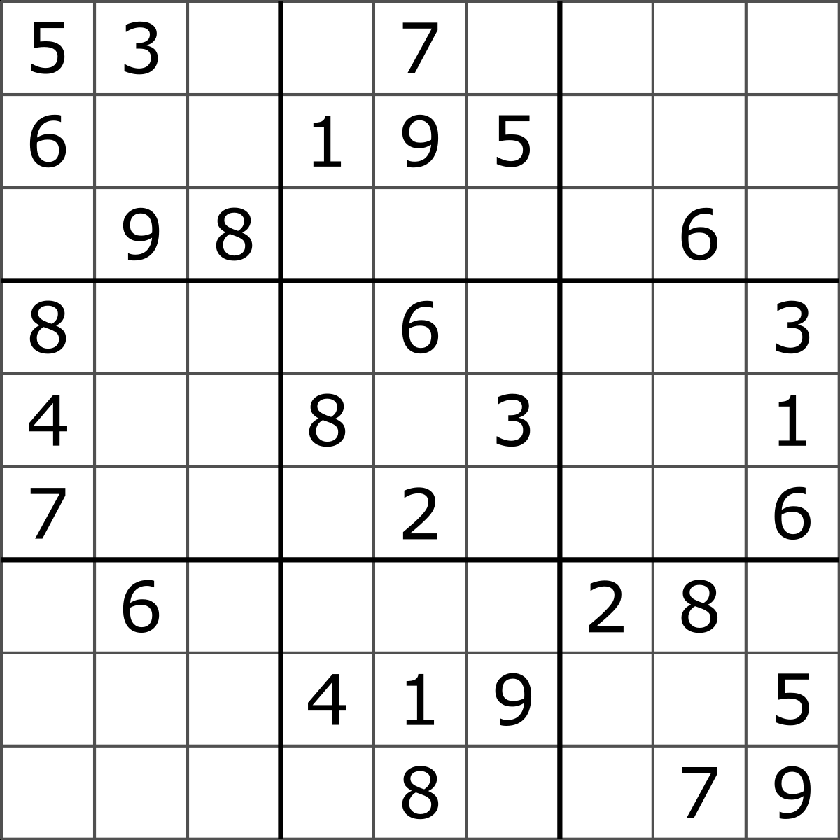
#> input picture opencv/object detection/obj_detection_basics/suduko.png, 840 x 840 px, shrunk from 1200 x 1200 before the run, found by its file name
$ python image_gradient.py   (older library calls are emulated)
#> lines starting #> are read from the running program, lines starting #| are printed output that depends on the picture
#image gradient  and edge detection
#an image gradient is a directional change in the intesity or color in an image
import cv2
import numpy as np
import matplotlib.pyplot as plt
img = cv2.imread("object detection/suduko.png",cv2.IMREAD_GRAYSCALE)
#> img is the input picture: shape (840, 840); min 0, max 255, mean 231.9

#laplacian method to find out laplacian gradient of image
lap = cv2.Laplacian(img,cv2.CV_64F,ksize=3)
lap = np.uint8(np.absolute(lap))
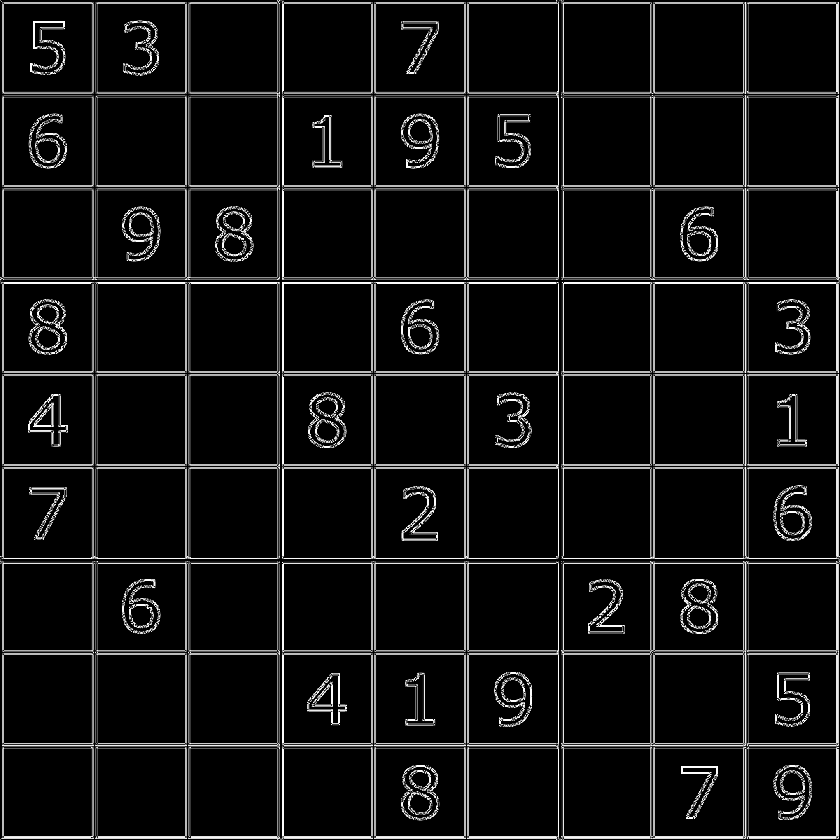
#> lap: shape (840, 840); min 0, max 254, mean 19.1

#sobelX change in direction in intensity is in X axis
sobelx = cv2.Sobel(img,cv2.CV_64F,1,0)
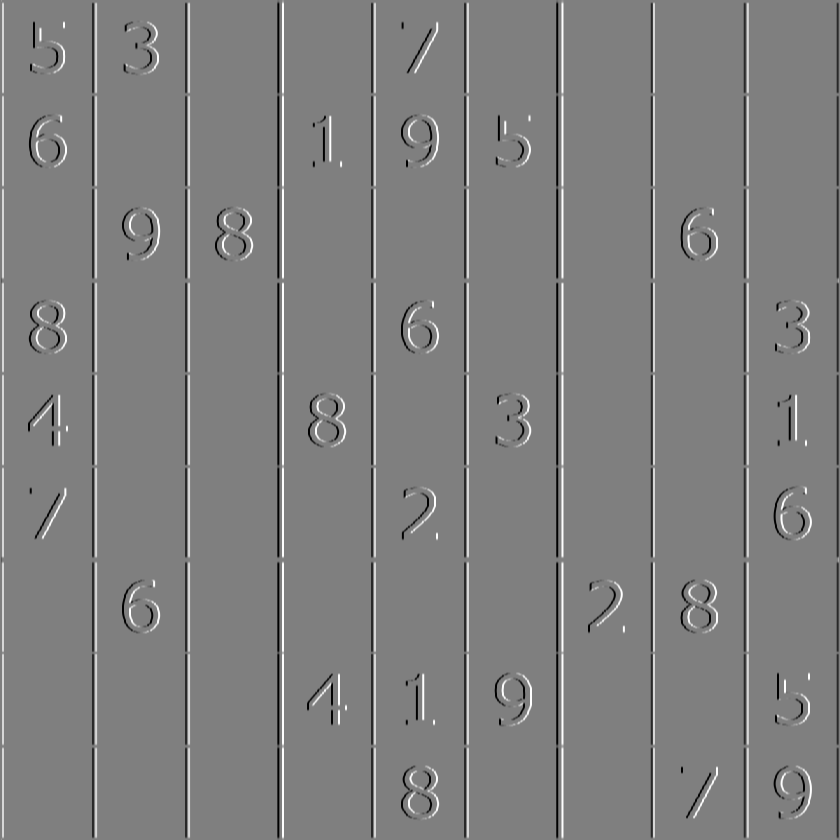
#> sobelx: shape (840, 840) float64; min -1020, max 1020, mean 0; drawn with min black and max white
sobelx = np.uint8(np.absolute(sobelx))
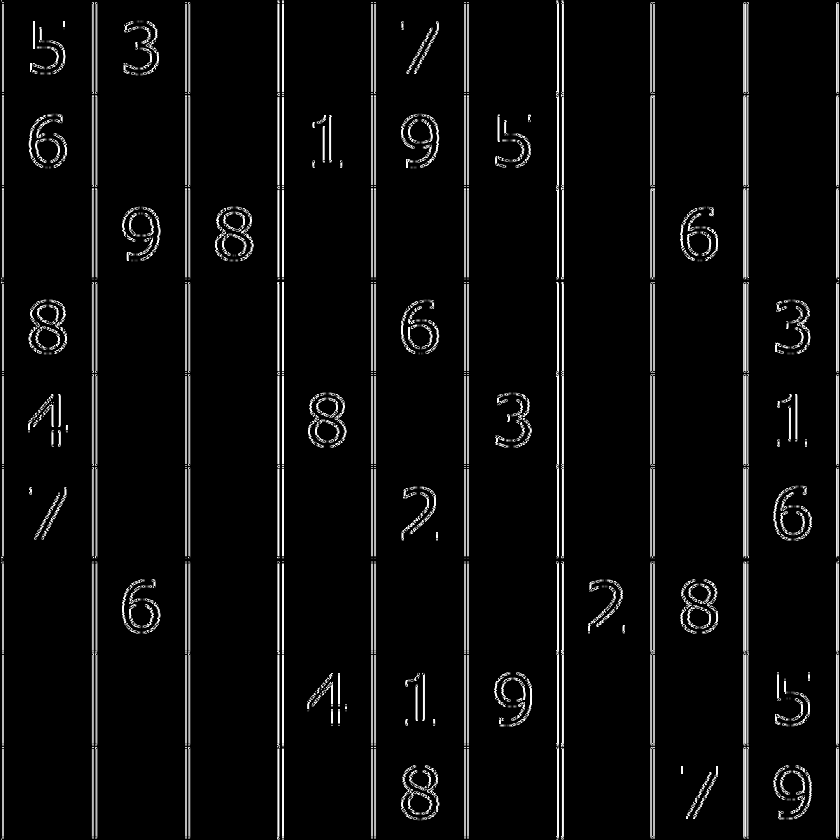
#> sobelx: shape (840, 840); min 0, max 255, mean 12.8

#sobely change in direction in intensity is in y axis
sobely = cv2.Sobel(img,cv2.CV_64F,0,1)
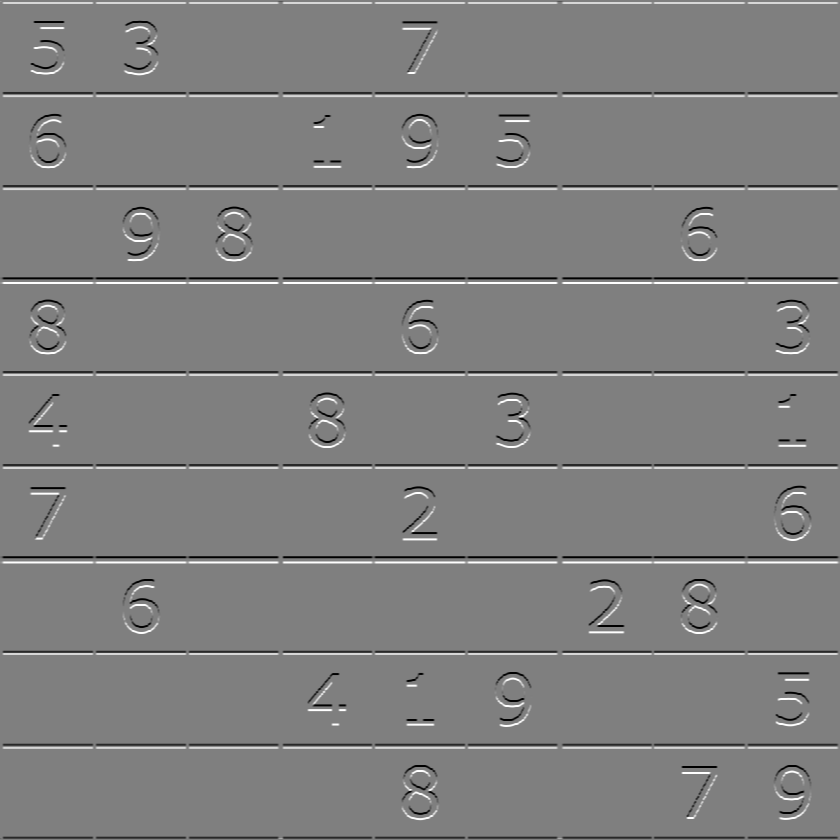
#> sobely: shape (840, 840) float64; min -1020, max 1020, mean 0; drawn with min black and max white
sobely = np.uint8(np.absolute(sobely))
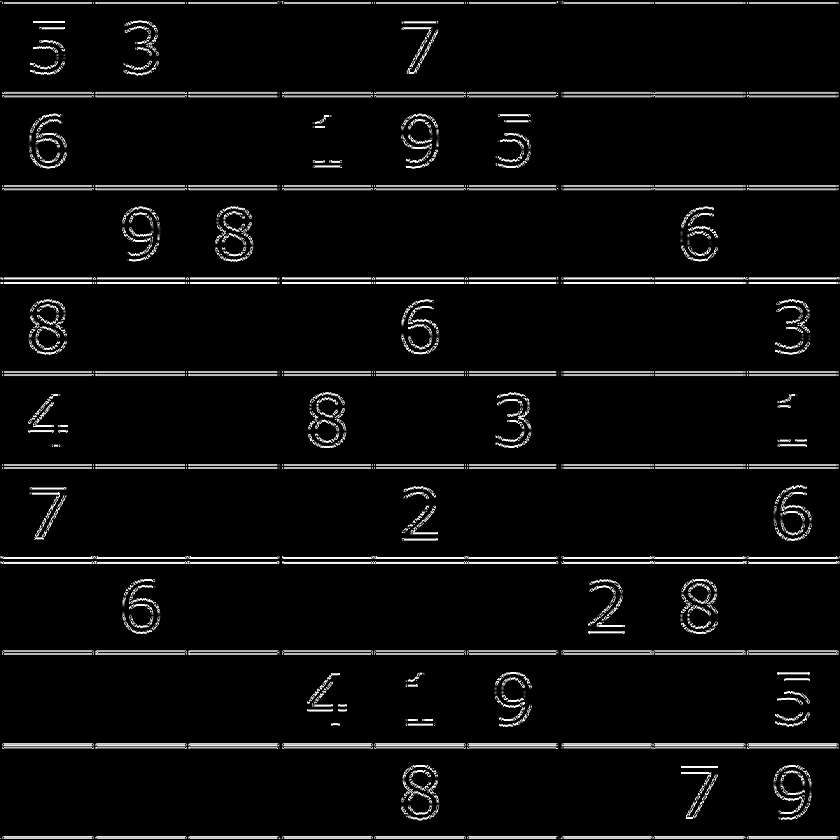
#> sobely: shape (840, 840); min 0, max 255, mean 13

#sobel combine
sobelCombined  = cv2.bitwise_or(sobelx,sobely)
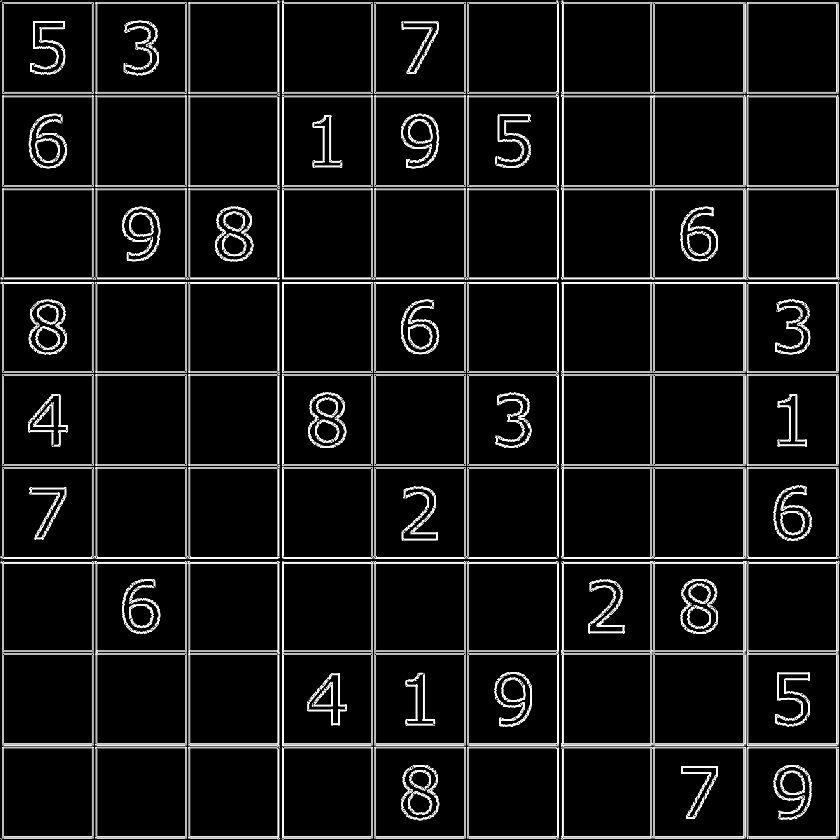
#> sobelCombined: shape (840, 840); min 0, max 255, mean 23.7


titles = ["image","laplacian gradient","sobelx","sobely","sobel combined"]
images = [img,lap,sobelx,sobely,sobelCombined]
for i in range(4):
    plt.subplot(2,3,i+1)

    plt.imshow(images[i],'gray')
    plt.title(titles[i])


plt.show()

$ run again, with opencv/object detection/obj_detection_basics/gradient.jpg saved as opencv/object detection/obj_detection_basics/suduko.png
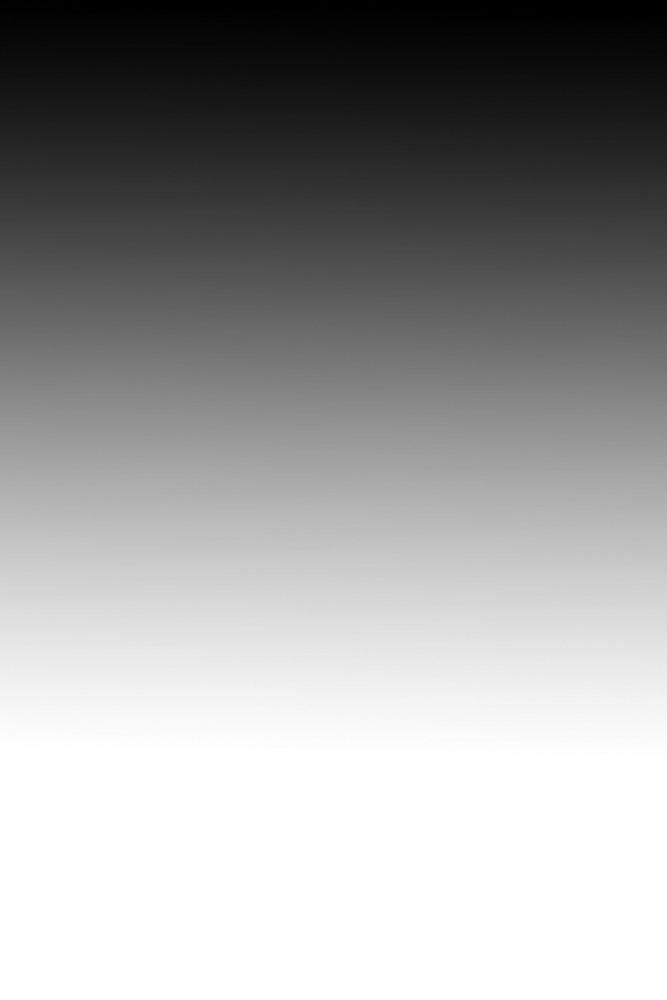
#> input picture opencv/object detection/obj_detection_basics/gradient.jpg, 667 x 1000 px, shrunk from 1728 x 2592 before the run, found by its file name
#> img is the input picture: shape (1000, 667); min 0, max 255, mean 157.9
#> `sobelx = np.uint8(np.absolute(sobelx))`:
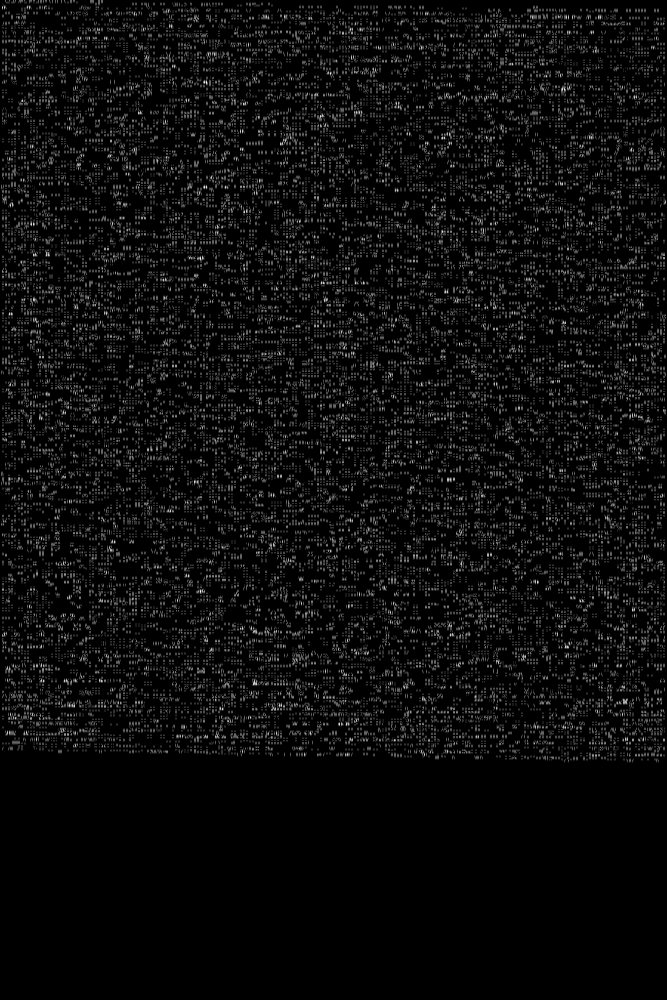
#> sobelx: shape (1000, 667); min 0, max 10, mean 0.498; drawn with min black and max white
#> `sobely = np.uint8(np.absolute(sobely))`:
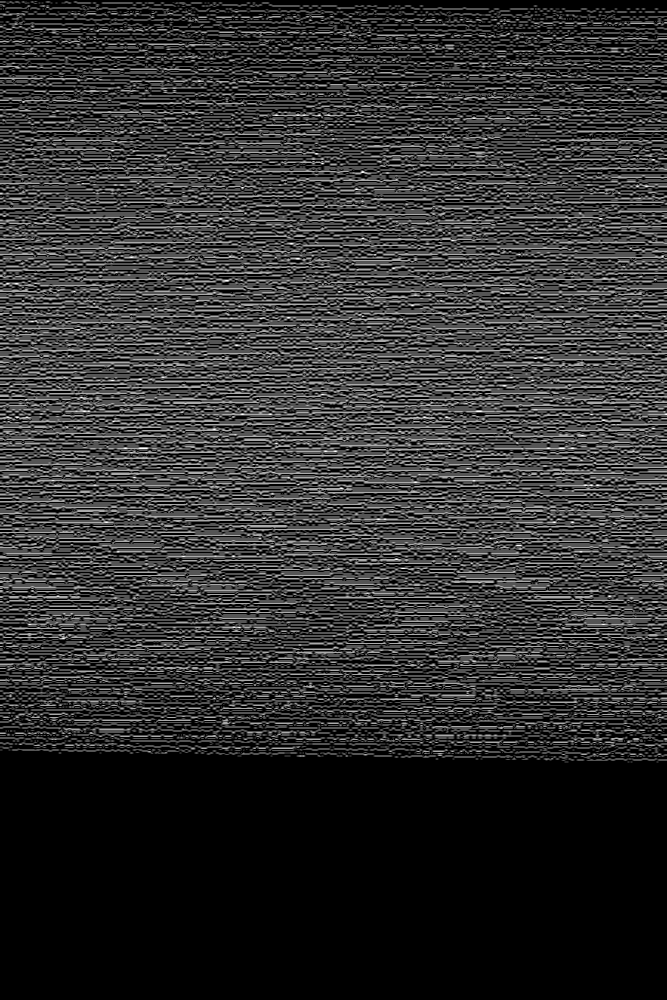
#> sobely: shape (1000, 667); min 0, max 12, mean 2.24; drawn with min black and max white
